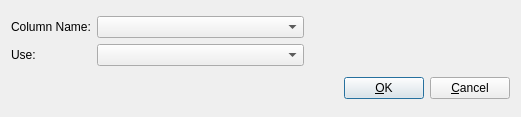
<?xml version="1.0" encoding="UTF-8"?>
<ui version="4.0" stdsetdef="1">
  <author></author>
  <comment>  Copyright 2017 Google Inc.
 Licensed under the Apache License, Version 2.0 (the &quot;License&quot;);
 you may not use this file except in compliance with the License.
 You may obtain a copy of the License at
 http://www.apache.org/licenses/LICENSE-2.0
 Unless required by applicable law or agreed to in writing, software
 distributed under the License is distributed on an &quot;AS IS&quot; BASIS,
 WITHOUT WARRANTIES OR CONDITIONS OF ANY KIND, either express or implied.
 See the License for the specific language governing permissions and
 limitations under the License.
</comment>
  <exportmacro></exportmacro>
  <class>SearchFieldDialogBase</class>
  <widget class="QDialog" name="SearchFieldDialogBase">
    <property name="geometry">
      <rect>
        <x>0</x>
        <y>0</y>
        <width>521</width>
        <height>117</height>
      </rect>
    </property>
    <property name="windowTitle">
      <string>Add Search Field</string>
    </property>
    <layout class="QGridLayout">
      <property name="margin">
        <number>11</number>
      </property>
      <property name="spacing">
        <number>6</number>
      </property>
      <item row="1" column="0">
        <layout class="QHBoxLayout">
          <item>
            <spacer name="Spacer11">
              <property name="sizeHint">
                <size>
                  <width>270</width>
                  <height>16</height>
                </size>
              </property>
              <property name="sizeType">
                <enum>QSizePolicy::Expanding</enum>
              </property>
              <property name="orientation">
                <enum>Qt::Horizontal</enum>
              </property>
            </spacer>
          </item>
          <item>
            <widget class="QPushButton" name="accept_btn">
              <property name="text">
                <string>&amp;OK</string>
              </property>
              <property name="shortcut">
                <string>Alt+O</string>
              </property>
            </widget>
          </item>
          <item>
            <widget class="QPushButton" name="cancel_btn">
              <property name="text">
                <string>&amp;Cancel</string>
              </property>
              <property name="shortcut">
                <string>Alt+C</string>
              </property>
              <property name="autoDefault">
                <bool>true</bool>
              </property>
              <property name="default">
                <bool>false</bool>
              </property>
            </widget>
          </item>
        </layout>
      </item>
      <item row="0" column="0">
        <layout class="QHBoxLayout">
          <item>
            <layout class="QVBoxLayout">
              <item>
                <widget class="QLabel" name="textLabel1_2">
                  <property name="text">
                    <string>Column Name:</string>
                  </property>
                  <property name="wordWrap">
                    <bool>false</bool>
                  </property>
                </widget>
              </item>
              <item>
                <widget class="QLabel" name="textLabel1">
                  <property name="text">
                    <string>Use:</string>
                  </property>
                  <property name="wordWrap">
                    <bool>false</bool>
                  </property>
                </widget>
              </item>
            </layout>
          </item>
          <item>
            <layout class="QVBoxLayout">
              <item>
                <widget class="QComboBox" name="field_name_combo">
                  <property name="sizePolicy">
                    <sizepolicy>
                      <hsizetype>3</hsizetype>
                      <vsizetype>0</vsizetype>
                      <horstretch>0</horstretch>
                      <verstretch>0</verstretch>
                    </sizepolicy>
                  </property>
                </widget>
              </item>
              <item>
                <widget class="QComboBox" name="field_use_combo"/>
              </item>
            </layout>
          </item>
          <item>
            <spacer name="spacer40">
              <property name="sizeHint">
                <size>
                  <width>190</width>
                  <height>20</height>
                </size>
              </property>
              <property name="sizeType">
                <enum>QSizePolicy::Expanding</enum>
              </property>
              <property name="orientation">
                <enum>Qt::Horizontal</enum>
              </property>
            </spacer>
          </item>
        </layout>
      </item>
    </layout>
  </widget>
  <layoutdefault spacing="6" margin="11"/>
  <pixmapfunction>qPixmapFromMimeSource</pixmapfunction>
  <tabstops>
    <tabstop>field_name_combo</tabstop>
    <tabstop>accept_btn</tabstop>
  </tabstops>
  <connections>
    <connection>
      <sender>accept_btn</sender>
      <signal>clicked()</signal>
      <receiver>SearchFieldDialogBase</receiver>
      <slot>accept()</slot>
    </connection>
    <connection>
      <sender>cancel_btn</sender>
      <signal>clicked()</signal>
      <receiver>SearchFieldDialogBase</receiver>
      <slot>reject()</slot>
    </connection>
  </connections>
</ui>
